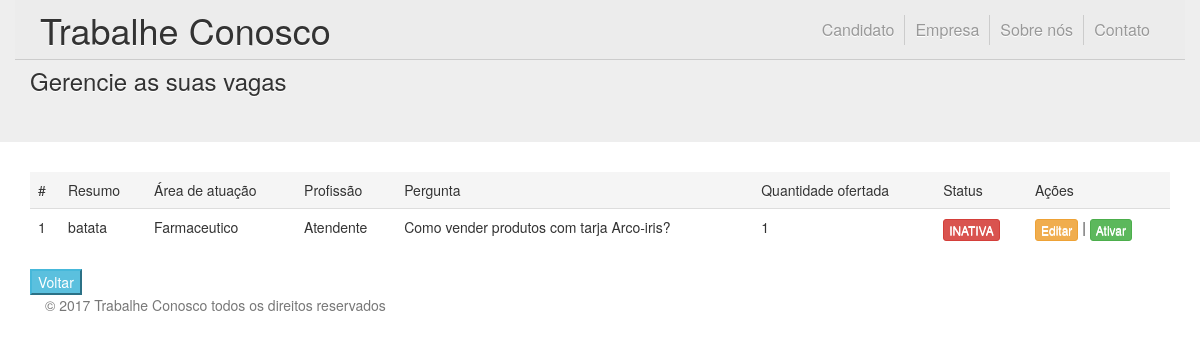
Screenshot of /empresa_visualizar_vagas_inativas.php (signed in) with the database file from the repository.
### tables this page shows
CREATE TABLE `VAGA_CRIADA` (
  `ID_VAGAC` int(11) NOT NULL,
  `DESCRICAO` varchar(100) NOT NULL,
  `RESUMO` varchar(50) NOT NULL,
  `QTDA_OFERTADA` int(11) NOT NULL,
  `ID_PERGUNTA1` int(11) NOT NULL,
  `ID_PERGUNTA2` int(11) NOT NULL,
  `ID_PERGUNTA3` int(11) NOT NULL,
  `ID_PERGUNTA4` int(11) NOT NULL,
  `ID_PERGUNTA5` int(11) NOT NULL,
  `STATUS` enum('ATIVA','INATIVA') DEFAULT 'ATIVA'
);

CREATE TABLE `PROFISSAO` (
  `ID_PROFISSAO` int(11) NOT NULL,
  `NOME` varchar(100) NOT NULL,
  `DESCRICAO` varchar(100) NOT NULL,
  `AREA` varchar(100) NOT NULL
);

CREATE TABLE `PERGUNTAS_EMPRESA` (
  `ID_PERGUNTA` int(11) NOT NULL,
  `PERGUNTA` varchar(500) NOT NULL,
  `ALTERNATIVA_A` varchar(500) NOT NULL,
  `ALTERNATIVA_B` varchar(100) NOT NULL,
  `ALTERNATIVA_C` varchar(100) NOT NULL,
  `ALTERNATIVA_D` varchar(100) NOT NULL,
  `ALTERNATIVA_E` varchar(100) NOT NULL,
  `RESPOSTA` enum('A','B','C','D','E') NOT NULL,
  `ID_EMPRESA` int(11) NOT NULL,
  `STATUS` enum('ATIVA','INATIVA') NOT NULL DEFAULT 'ATIVA',
  `ID_PROFISSAO` int(11) NOT NULL
);

### empresa_visualizar_vagas_inativas.php (the view, shortened to what this page needs)
<?php
include_once("_php/conexao.php");
$id_empresa = $_SESSION["id_empresa"];
$result = mysqli_query($mysqli, "SELECT VAGA_CRIADA.RESUMO,VAGA_CRIADA.ID_VAGAC,PROFISSAO.AREA,PROFISSAO.NOME,PERGUNTAS_EMPRESA.PERGUNTA,VAGA_CRIADA.QTDA_OFERTADA,VAGA_CRIADA.STATUS FROM VAGA_CRIADA
INNER JOIN PERGUNTAS_EMPRESA ON VAGA_CRIADA.ID_PERGUNTA1 = PERGUNTAS_EMPRESA.ID_PERGUNTA
INNER JOIN PROFISSAO ON PERGUNTAS_EMPRESA.ID_PROFISSAO = PROFISSAO.ID_PROFISSAO
WHERE PERGUNTAS_EMPRESA.ID_EMPRESA = '$id_empresa' AND PERGUNTAS_EMPRESA.ID_PERGUNTA = VAGA_CRIADA.ID_PERGUNTA1 AND VAGA_CRIADA.STATUS LIKE 'INATIVA'");
?>
<!DOCTYPE html>
<html lang="pt-BR" xmlns:id="http://www.w3.org/1999/xhtml">
<head>
	<link rel="stylesheet"  href="_css/bootstrap.min.css" >
	<link rel="stylesheet"  href="_css/header.css" >
</head>
<body>
	<header class="container">
		<h1 class="float-l">
			<a href="#" title="Trabalhe Conosco" onclick="location.href='index.php'"> Trabalhe Conosco </a>
		</h1>
			<nav class="float-r">
			<ul class="list-auto">
				<li>
					<a href="#Candidato" onclick="location.href='candidato_area_nao_logada.php'" title="Candidado">Candidato</a>
				</li>
				<li>
					<a href="#Empresa" onclick="location.href='empresa_area_logada.php'" title="Empresa">Empresa</a>
				</li>
				<li>
					<a href="#Sobre nós" onclick="location.href='sobre_nos.php'" title="Sobre nós">Sobre nós</a>
				</li>
				<li>
					<a href="#Contato" onclick="location.href='contato.php'" title="Contato">Contato</a>
				</li>
			</ul>
		</nav>
	</header>
	<div class="jumbotron">
		<br>
		<div class="container">
			<h3>Gerencie as suas vagas</h3>
		</div>
	</div>
	<div class="container">
		<div class="row">
			<div class="col-sm-12">
				<article class="">
					<div class="row">
						<div class="col-md-12">
							<table width='80%' border=0 class="table">
								<thead>
									<tr class="active">
										<td>#</td>
										<td>Resumo</td>
										<td>Área de atuação</td>
										<td>Profissão</td>
										<td>Pergunta</td>
										<td>Quantidade ofertada</td>
										<td>Status</td>
										<td>Ações</td>
									</tr>
								</thead>
								<tbody
								<?php
									while($res = mysqli_fetch_array($result)) {
										echo "<tr>";
											echo "<td>".$res['ID_VAGAC']."</td>";
											echo "<td>".$res['RESUMO']."</td>";
											echo "<td>".$res['AREA']."</td>";
											echo "<td>".$res['NOME']."</td>";
											echo "<td>".$res['PERGUNTA']."</td>";
											echo "<td>".$res['QTDA_OFERTADA']."</td>";
											echo "<td><a class=\"btn btn-xs btn-danger\" role=\"button\">".$res['STATUS']."</a>";
											echo "<td><a href=\"empresa_editar_vaga.php?ID_VAGAC=$res[ID_VAGAC]\" class=\"btn btn-xs btn-warning\" role=\"button\">Editar</a> |
											 <a href=\"_php/manter-vaga/ativar_vaga.php?ID_VAGAC=$res[ID_VAGAC]\"class=\"btn btn-xs btn-success\" role=\"button\" onClick=\"return confirm('Você tem certeza que deseja ativar essa vaga?')\">	Ativar</a></td>";
									}
								 ?>
								 </tbody>
							</table>
							<input type="button" value="Voltar" onClick="history.go(-1)" class="btn-info">
						</div>
					</div>
				</article>
			</div>
		</div>
	<footer class="footer">
	 	<div class="container">
	 		<p class="text-muted">&copy; 2017 Trabalhe Conosco todos os direitos reservados</p>
	  </div>
	</footer>
	  </body>
	  </html>

### _css/backup/header.css (style rules this page uses)
html, body, div, span, applet, object, iframe, h1, h2, h3, h4, h5, h6, hr, p, blockquote, pre, a, abbr, acronym, address, big, cite, code, del, dfn, em, font, img, ins, kbd, q, s, samp, small, strike, strong, sub, sup, tt, var, b, u, i, center, dl, dt, dd, ol, ul, li, fieldset, form, label, legend, table, caption, tbody, tfoot, thead, tr, th, td { margin:0; padding:0; border:0; background:transparent; }
.list-full, .list-full li, .list-auto, .list-auto li { width: 100%; float: left; display: block; position: relative; }
.list-auto, .list-auto li { width: auto; }
.float-l { float: left; }
.float-r { float: right; }
body { font-family: "Helvetica Neue", Helvetica, Arial, sans-serif; color: #333; text-shadow: 0 1px 0 #fff; }
header { min-height: 60px; position: fixed; top: 0; right: 0; left: 0; border-bottom: 1px solid #ccc; background: #ECECEC; z-index: 2; }
header h1 { padding: 10px 0 0 10px; }
header h1 a { color: #333; }
header ul { padding: 15px 10px 0 0; }
header li { border-left: 1px solid #ccc; }
header li:first-child { border: none; }
header li a { display: block; padding: 0 10px; color: #999; font-size: 16px; line-height: 30px; text-decoration: none; -webkit-transition: all 300ms ease; transition: all 300ms ease; }

### rows the page displays
vaga_criada: ID_VAGAC "1", RESUMO "batata", profissao.AREA "Farmaceutico", profissao.NOME "Atendente", ID_PERGUNTA1.PERGUNTA "Como vender produtos com tarja Arco-iris?", QTDA_OFERTADA "1", STATUS "INATIVA"
